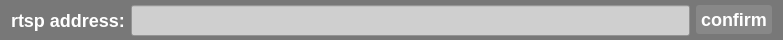
<?xml version="1.0" encoding="UTF-8"?>
<ui version="4.0">
 <class>Form</class>
 <widget class="QWidget" name="Form">
  <property name="geometry">
   <rect>
    <x>0</x>
    <y>0</y>
    <width>783</width>
    <height>40</height>
   </rect>
  </property>
  <property name="minimumSize">
   <size>
    <width>0</width>
    <height>40</height>
   </size>
  </property>
  <property name="maximumSize">
   <size>
    <width>16777215</width>
    <height>41</height>
   </size>
  </property>
  <property name="windowTitle">
   <string>Form</string>
  </property>
  <property name="windowIcon">
   <iconset resource="apprcc.qrc">
    <normaloff>:/img/icon/实时视频流解析.png</normaloff>:/img/icon/实时视频流解析.png</iconset>
  </property>
  <property name="styleSheet">
   <string notr="true">#Form{background:rgba(120,120,120,255)}</string>
  </property>
  <layout class="QHBoxLayout" name="horizontalLayout">
   <property name="topMargin">
    <number>5</number>
   </property>
   <property name="bottomMargin">
    <number>5</number>
   </property>
   <item>
    <widget class="QLabel" name="label">
     <property name="minimumSize">
      <size>
       <width>0</width>
       <height>30</height>
      </size>
     </property>
     <property name="maximumSize">
      <size>
       <width>16777215</width>
       <height>30</height>
      </size>
     </property>
     <property name="styleSheet">
      <string notr="true">QLabel{font-family: &quot;Microsoft YaHei&quot;;
font-size: 18px;
font-weight: bold;
color:white;}</string>
     </property>
     <property name="text">
      <string>rtsp address:</string>
     </property>
    </widget>
   </item>
   <item>
    <widget class="QLineEdit" name="rtspEdit">
     <property name="minimumSize">
      <size>
       <width>0</width>
       <height>31</height>
      </size>
     </property>
     <property name="styleSheet">
      <string notr="true">background-color: rgb(207, 207, 207);</string>
     </property>
    </widget>
   </item>
   <item>
    <widget class="QPushButton" name="rtspButton">
     <property name="styleSheet">
      <string notr="true">QPushButton{font-family: &quot;Microsoft YaHei&quot;;
font-size: 18px;
font-weight: bold;
color:white;
text-align: center center;
padding-left: 5px;
padding-right: 5px;
padding-top: 4px;
padding-bottom: 4px;
border-style: solid;
border-width: 0px;
border-color: rgba(255, 255, 255, 255);
border-radius: 3px;
background-color: rgba(255,255,255,30);}

QPushButton:focus{outline: none;}

QPushButton::pressed{font-family: &quot;Microsoft YaHei&quot;;
                     font-size: 16px;
                     font-weight: bold;
                     color:rgb(200,200,200);
                     text-align: center center;
                     padding-left: 5px;
                     padding-right: 5px;
                     padding-top: 4px;
                     padding-bottom: 4px;
                     border-style: solid;
                     border-width: 0px;
                     border-color: rgba(255, 255, 255, 255);
                     border-radius: 3px;
                     background-color:  rgba(255,255,255,150);}

QPushButton::hover {
border-style: solid;
border-width: 0px;
border-radius: 0px;
background-color: rgba(255,255,255,50);}</string>
     </property>
     <property name="text">
      <string>confirm</string>
     </property>
    </widget>
   </item>
  </layout>
 </widget>
 <resources>
  <include location="apprcc.qrc"/>
 </resources>
 <connections/>
</ui>
